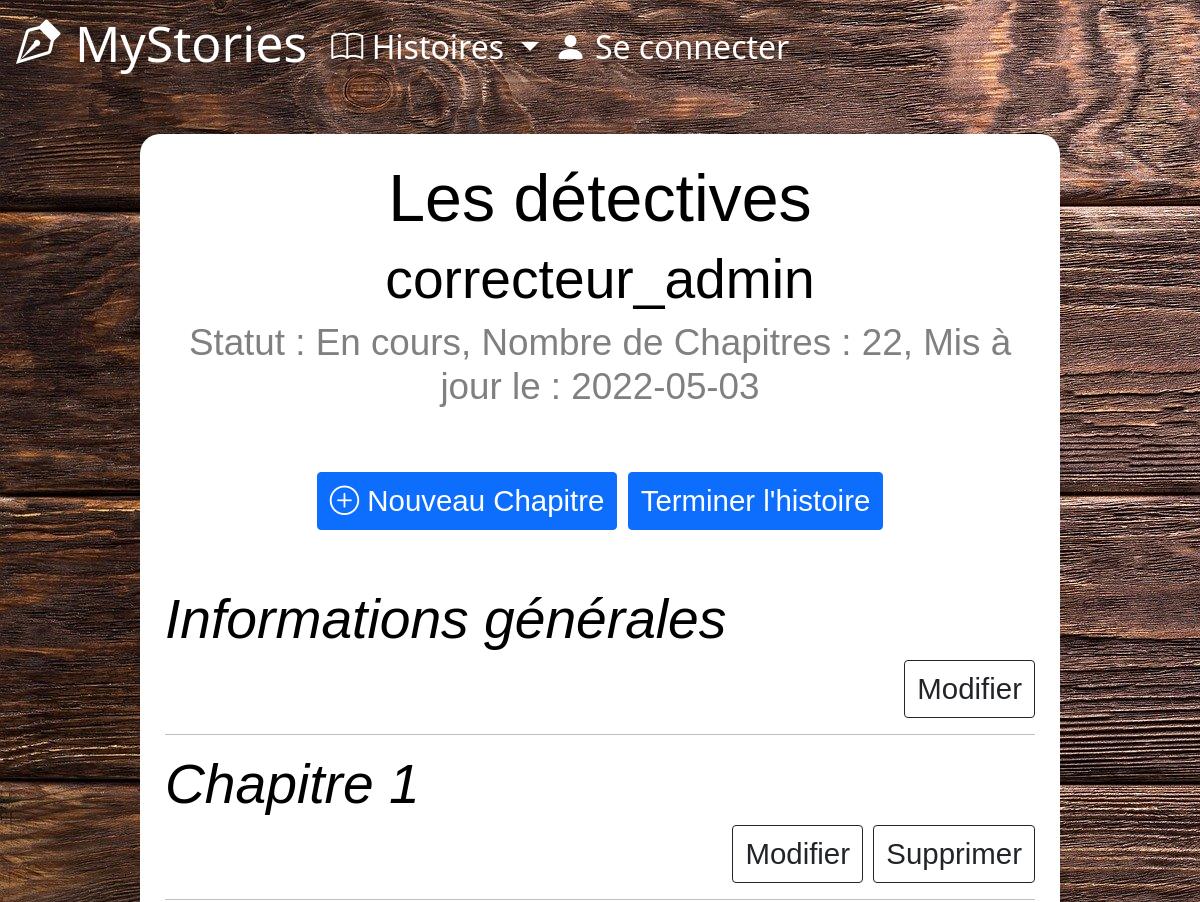
The app's page /story_modify.php?id=1 (upper part), older data.
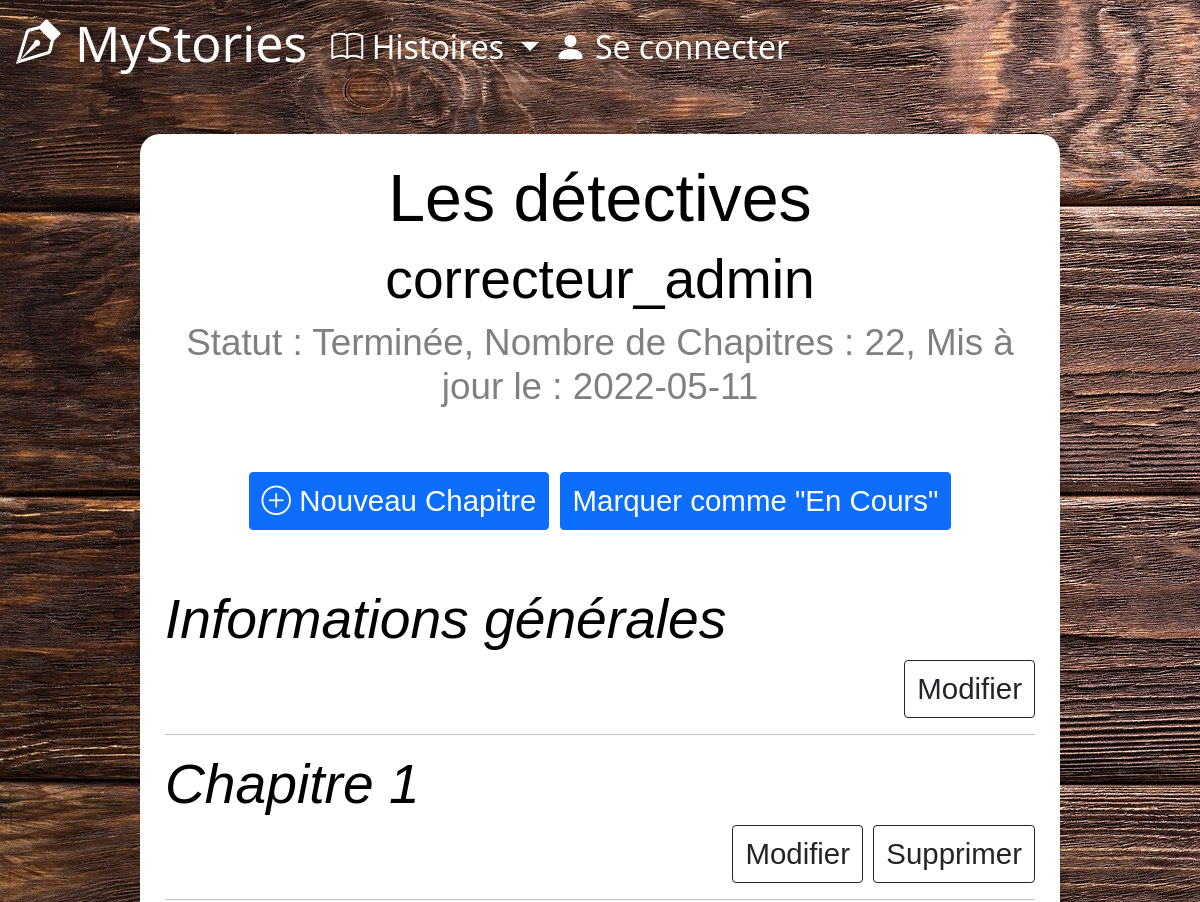
The same page, newer data.
### tables this page shows
CREATE TABLE `stories` (
  `id_story` int(11) NOT NULL,
  `title` varchar(50) DEFAULT NULL,
  `author` varchar(30) DEFAULT NULL,
  `nbChapters` int(11) DEFAULT NULL,
  `finished` tinyint(1) DEFAULT NULL,
  `date` date DEFAULT NULL,
  `hide` tinyint(1) NOT NULL,
  `summary` mediumtext NOT NULL,
  `nbrPoints` int(11) DEFAULT NULL
);

### story_modify.php (the view, shortened to what this page needs)
<?php include("includes/header.php") ?>
<?php include("includes/connect.php") ?>
<main>
    <div id="backgroundConnexion">
        <?php
        $id_story = $_GET['id'];
        $requete = "SELECT * FROM stories WHERE id_story = :id";
        $req = $bdd->prepare($requete);
        $req->execute(array('id' => $id_story));
        $histoire = $req->fetch();
        ?> <h1 id="centre"><?php echo $histoire['title']; ?></h2>
            <h3 id="centre"><?php echo $histoire['author']; ?></h3>
            <h6 id="donneesHistoire">Statut : <?php if ($histoire['finished'] == 0) {
                                                    echo "En cours";
                                                } else {
                                                    echo "Terminée";
                                                } ?>, Nombre de Chapitres : <?php echo $histoire['nbChapters']; ?>, Mis à jour le : <?php echo $histoire['date']; ?></h6>
            <br />
            <div id="centre">
                <a id="size-btn" id="size-btn" class="btn btn-primary" href="story_add_chapter.php?id=<?= $id_story ?>" role="button"> <i class="bi bi-plus-circle"></i> Nouveau Chapitre </a>
                <?php if ($histoire['finished'] == 0) { ?>
                    <a id="size-btn" class="btn btn-primary" href="ConfirmationTerminee.php?id=<?= $id_story ?>" role="button">Terminer l'histoire</a>
                <?php
                } else { ?>
                    <a id="size-btn" class="btn btn-primary" href="EnCours.php?id=<?= $id_story ?>" role="button">Marquer comme "En Cours"</a>
                <?php
                } ?>
            </div>
            <br />
            <div>
                <h2><em>Informations générales</em></h2>
            </div>
            <div id="btn-lecture">
                <a id="size-btn" class="btn btn-outline-dark" href="story_modify_info.php?id=<?= $id_story ?>" role="button">Modifier</a>
            </div>
            <hr />
            <div>
                <?php
                $id = $_GET['id'];
                $requete = "SELECT * FROM chapters WHERE id_story='$id'";
                $resultat = $bdd->query($requete);
                while ($chapitre = $resultat->fetch()) {
                    $valeur = $chapitre["id_chapter"];
                ?>
                    <div>
                        <h2><em>Chapitre <?= $chapitre['numChapter'] ?></em></h2>
                    </div>
                    <div id="btn-lecture">
                        <a id="size-btn" class="btn btn-outline-dark" href="story_modify_chapter.php?id_chapter=<?= $valeur ?>&id_story=<?= $id_story ?>" role="button">Modifier</a>
                        <a id="size-btn" class="btn btn-outline-dark" href="story_delete_chapter.php?id=<?= $valeur ?>" role="button">Supprimer</a>
                    </div>
                <?php
                }
                ?>
            </div>
    </div>
    </main>
</body>
</html>

Row changes from the older to the newer data that the page shows:
changed stories "Les détectives": date "2022-05-03" → "2022-05-11"; finished 0 → 1 (drawn)
Text that changed along with them:
text no longer shown: "En cours Terminer l'histoire"
text now shown: "Terminée Marquer comme \"En Cours\""
